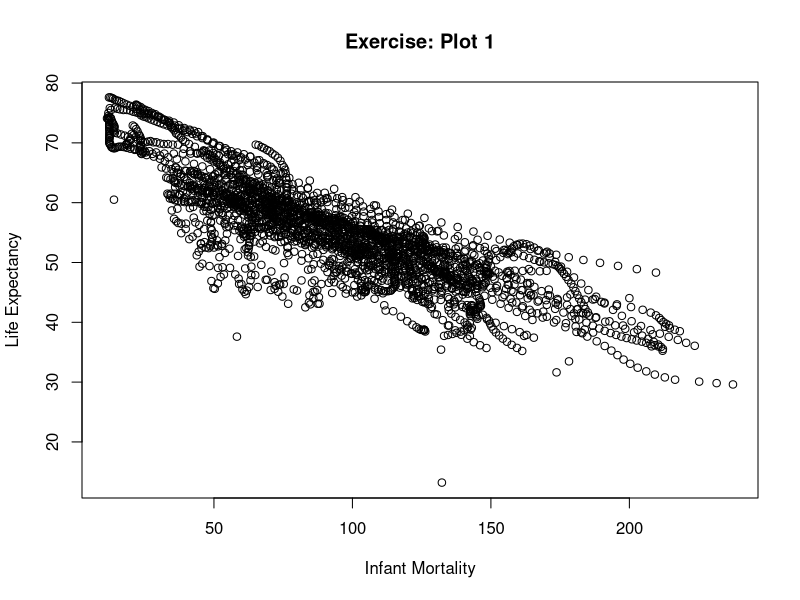
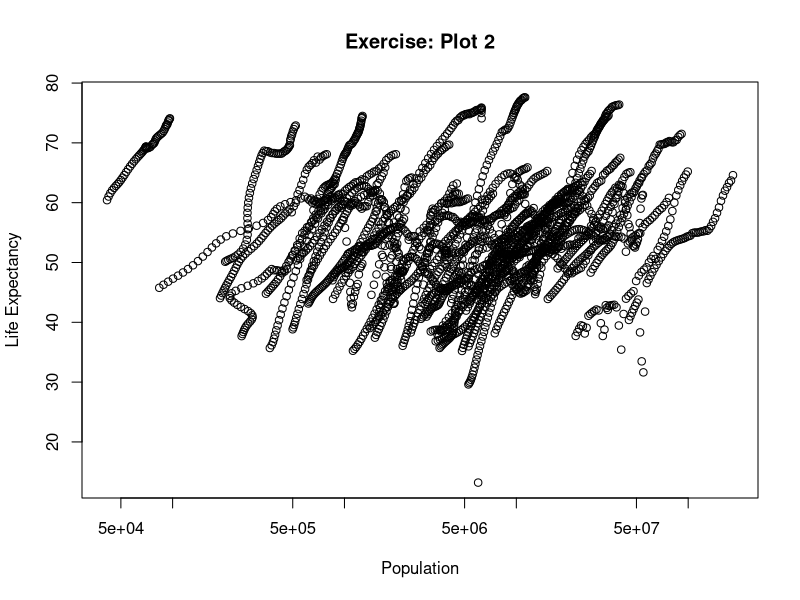
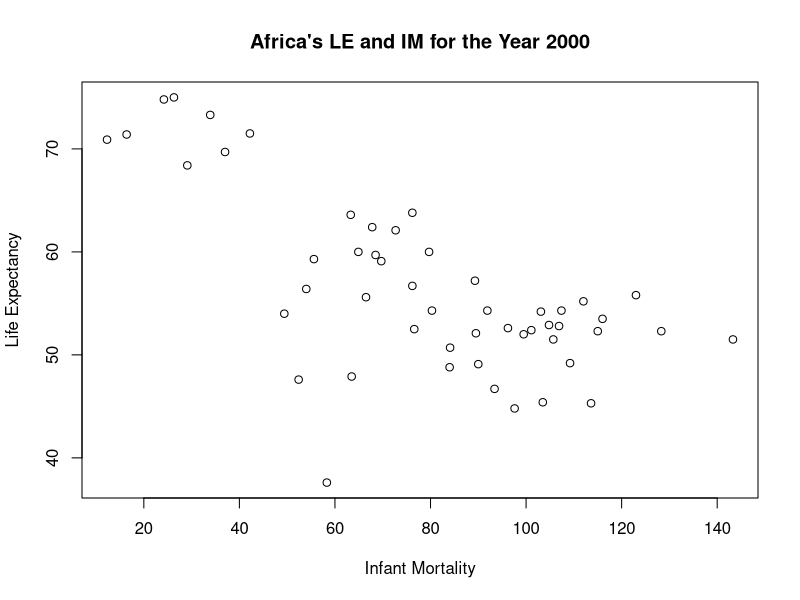
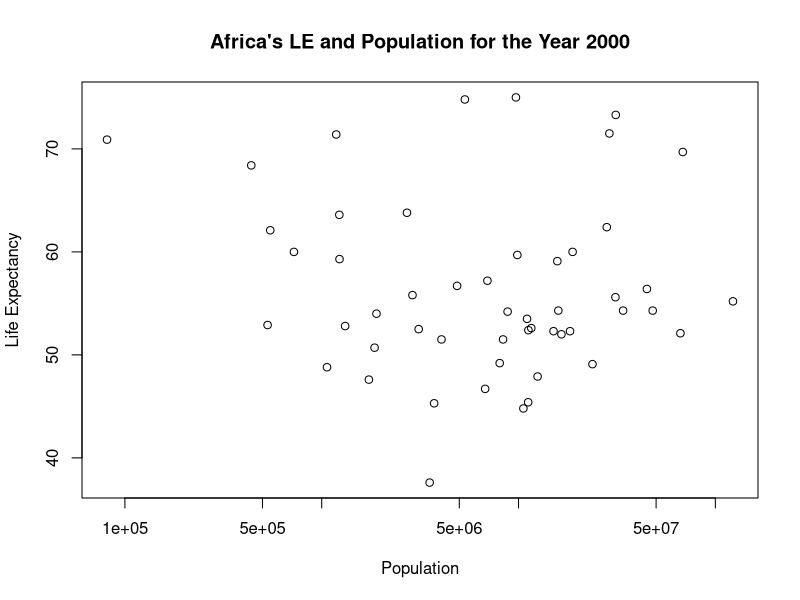

R code for these plots, in order:
## ---- chunk 1
library ("dplyr") 

library("dslabs")
## ---- chunk 2
help(gapminder)
## ---- chunk 3
str(gapminder)
## ---- chunk 4
summary(gapminder)
## ---- chunk 5
class(gapminder)
## ---- chunk 6
africadata<- gapminder %>% subset(continent=="Africa")

str(africadata)

summary (africadata)
## ---- chunk 7
imle<-africadata %>% select(c("life_expectancy", "infant_mortality"))

ple<- africadata %>% select(c("life_expectancy", "population"))

str(imle) 
summary(imle)

str(ple) 
summary(ple)
## ---- chunk 8
plot_1<- plot(life_expectancy~infant_mortality, data=imle, main="Exercise: Plot 1", ylab= "Life Expectancy", xlab="Infant Mortality")

plot_2<- plot(life_expectancy~population, data=ple, main="Exercise: Plot 2", ylab= "Life Expectancy", xlab="Population", log='x')
## ---- chunk 9
imna<-africadata[is.na(africadata$infant_mortality),]
unique(imna$year)
y2k<- africadata[which(africadata$year=="2000"),]
str(y2k)
summary(y2k)
## ---- chunk 10
plot_1<- plot(life_expectancy~infant_mortality, data=y2k, main="Africa's LE and IM for the Year 2000", ylab= "Life Expectancy", xlab="Infant Mortality")

plot_y2k2<- plot(life_expectancy~population, data=y2k, main="Africa's LE and Population for the Year 2000", ylab= "Life Expectancy", xlab="Population", log='x')
## ---- chunk 11

fit1<-lm(life_expectancy~infant_mortality, data=y2k)
summary(fit1)

fit2<-lm(life_expectancy~population, data=y2k)
summary(fit2)
